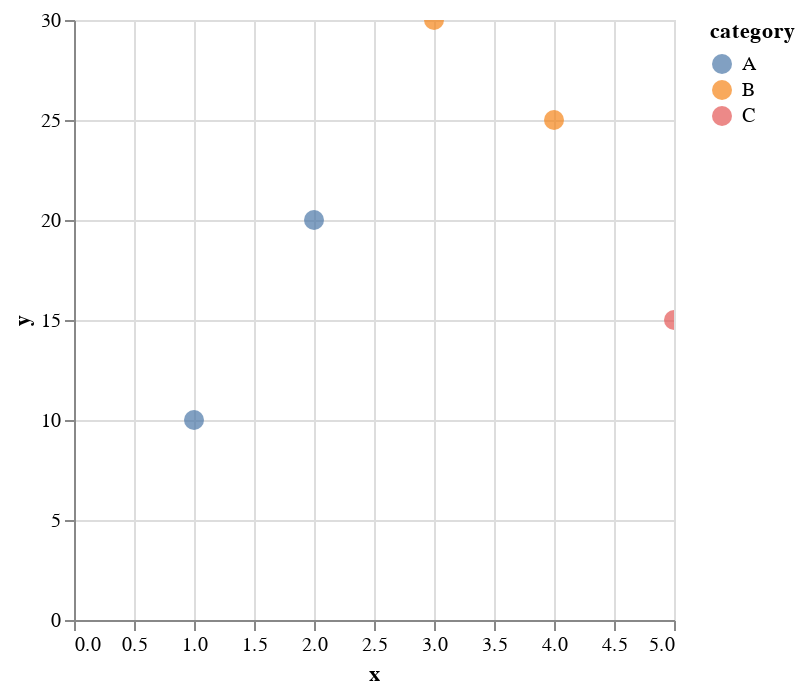

Notebook source saved alongside this figure:
### Code cell
import altair as alt
import pandas as pd

df = pd.DataFrame({
    'x': [1, 2, 3, 4, 5],
    'y': [10, 20, 30, 25, 15],
    'category': ['A', 'A', 'B', 'B', 'C']
})

chart = alt.Chart(df).mark_circle(size=100).encode(
    x='x',
    y='y',
    color='category',
    tooltip=['x', 'y', 'category']
).interactive()

chart.show()

### Figure 1 — Vega-Lite specification as saved in the notebook (floating-point values rounded to 4 significant figures)
{"config": {"view": {"continuousWidth": 300, "continuousHeight": 300}}, "data": {"name": "data-8fbdacf8cd005773f7dc335e4e3cb49e"}, "mark": {"type": "circle", "size": 100}, "encoding": {"color": {"field": "category", "type": "nominal"}, "tooltip": [{"field": "x", "type": "quantitative"}, {"field": "y", "type": "quantitative"}, {"field": "category", "type": "nominal"}], "x": {"field": "x", "type": "quantitative"}, "y": {"field": "y", "type": "quantitative"}}, "params": [{"name": "param_1", "select": {"type": "interval", "encodings": ["x", "y"]}, "bind": "scales"}], "$schema": "https://vega.github.io/schema/vega-lite/v5.20.1.json", "datasets": {"data-8fbdacf8cd005773f7dc335e4e3cb49e": [{"x": 1, "y": 10, "category": "A"}, {"x": 2, "y": 20, "category": "A"}, {"x": 3, "y": 30, "category": "B"}, {"x": 4, "y": 25, "category": "B"}, {"x": 5, "y": 15, "category": "C"}]}}
